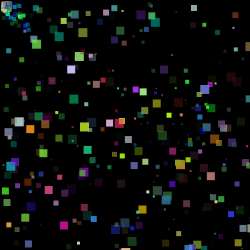
Frame 1 (no input)
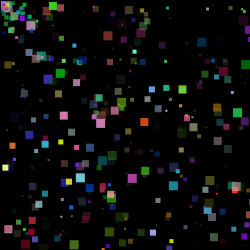
Frame 60 (the mouse pressed at the canvas centre just before this capture)
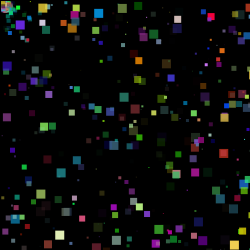
Frame 120 (the mouse held since frame 60 and released just before this capture)

The Processing sketch that drew these frames (run headless with seeded random() and noise(); from frame 60 on, the mouse is pressed at the canvas centre):

// Processing sketch: processing_19582
// ── processing_19582.pde

void setup(){
  size(250,250);
  background(0);
  frameRate(5);
}

void draw(){
  noStroke();
  fill(0,0,0);
  rect(0,0,width,height);
  for (int i=0;i<40;i++){
    fill (random(25),random(255),random(255),random(255));
    rect(random(1,i),random(1,i),4,4);
    for (int h=0;h<10;h++){
    fill (random(255),random(255),random(255),random(255));
    rect(random(1,h),random(1,h),4,4);
  }
  for (int x=0;x<10;x++){
    fill (random(255),random(255),random(255),random(255));
    rect(random(1,250),random(1,250),x,x);
}
}
}
